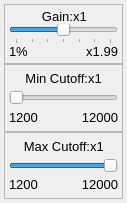
<ui version="4.0" >
 <class>ControlsWindow</class>
 <widget class="QDialog" name="ControlsWindow" >
  <property name="geometry" >
   <rect>
    <x>0</x>
    <y>0</y>
    <width>127</width>
    <height>203</height>
   </rect>
  </property>
  <property name="sizePolicy" >
   <sizepolicy vsizetype="Fixed" hsizetype="Preferred" >
    <horstretch>0</horstretch>
    <verstretch>0</verstretch>
   </sizepolicy>
  </property>
  <property name="windowTitle" >
   <string>Controls</string>
  </property>
  <layout class="QVBoxLayout" >
   <property name="spacing" >
    <number>0</number>
   </property>
   <property name="leftMargin" >
    <number>4</number>
   </property>
   <property name="topMargin" >
    <number>4</number>
   </property>
   <property name="rightMargin" >
    <number>4</number>
   </property>
   <property name="bottomMargin" >
    <number>4</number>
   </property>
   <item>
    <widget class="QFrame" name="frame" >
     <property name="sizePolicy" >
      <sizepolicy vsizetype="Fixed" hsizetype="Expanding" >
       <horstretch>0</horstretch>
       <verstretch>0</verstretch>
      </sizepolicy>
     </property>
     <property name="frameShape" >
      <enum>QFrame::StyledPanel</enum>
     </property>
     <property name="frameShadow" >
      <enum>QFrame::Raised</enum>
     </property>
     <layout class="QVBoxLayout" >
      <property name="spacing" >
       <number>0</number>
      </property>
      <property name="leftMargin" >
       <number>4</number>
      </property>
      <property name="topMargin" >
       <number>4</number>
      </property>
      <property name="rightMargin" >
       <number>4</number>
      </property>
      <property name="bottomMargin" >
       <number>4</number>
      </property>
      <item>
       <layout class="QHBoxLayout" >
        <item>
         <spacer>
          <property name="orientation" >
           <enum>Qt::Horizontal</enum>
          </property>
          <property name="sizeHint" >
           <size>
            <width>20</width>
            <height>5</height>
           </size>
          </property>
         </spacer>
        </item>
        <item>
         <widget class="QLabel" name="label" >
          <property name="sizePolicy" >
           <sizepolicy vsizetype="Fixed" hsizetype="Preferred" >
            <horstretch>0</horstretch>
            <verstretch>0</verstretch>
           </sizepolicy>
          </property>
          <property name="font" >
           <font>
            <pointsize>10</pointsize>
           </font>
          </property>
          <property name="text" >
           <string>Gain:</string>
          </property>
          <property name="alignment" >
           <set>Qt::AlignRight|Qt::AlignTrailing|Qt::AlignVCenter</set>
          </property>
         </widget>
        </item>
        <item>
         <widget class="QLabel" name="gainValue_" >
          <property name="sizePolicy" >
           <sizepolicy vsizetype="Fixed" hsizetype="Preferred" >
            <horstretch>0</horstretch>
            <verstretch>0</verstretch>
           </sizepolicy>
          </property>
          <property name="font" >
           <font>
            <pointsize>10</pointsize>
           </font>
          </property>
          <property name="text" >
           <string>x1</string>
          </property>
          <property name="alignment" >
           <set>Qt::AlignLeading|Qt::AlignLeft|Qt::AlignVCenter</set>
          </property>
         </widget>
        </item>
        <item>
         <spacer>
          <property name="orientation" >
           <enum>Qt::Horizontal</enum>
          </property>
          <property name="sizeHint" >
           <size>
            <width>20</width>
            <height>5</height>
           </size>
          </property>
         </spacer>
        </item>
       </layout>
      </item>
      <item>
       <widget class="QSlider" name="gain_" >
        <property name="sizePolicy" >
         <sizepolicy vsizetype="Fixed" hsizetype="Expanding" >
          <horstretch>0</horstretch>
          <verstretch>0</verstretch>
         </sizepolicy>
        </property>
        <property name="minimum" >
         <number>-99</number>
        </property>
        <property name="maximum" >
         <number>99</number>
        </property>
        <property name="pageStep" >
         <number>10</number>
        </property>
        <property name="orientation" >
         <enum>Qt::Horizontal</enum>
        </property>
        <property name="tickPosition" >
         <enum>QSlider::TicksBelow</enum>
        </property>
        <property name="tickInterval" >
         <number>33</number>
        </property>
       </widget>
      </item>
      <item>
       <layout class="QHBoxLayout" >
        <item>
         <widget class="QLabel" name="label_2" >
          <property name="font" >
           <font>
            <pointsize>10</pointsize>
            <weight>50</weight>
            <bold>false</bold>
           </font>
          </property>
          <property name="text" >
           <string>1%</string>
          </property>
          <property name="alignment" >
           <set>Qt::AlignLeading|Qt::AlignLeft|Qt::AlignVCenter</set>
          </property>
         </widget>
        </item>
        <item>
         <widget class="QLabel" name="label_4" >
          <property name="font" >
           <font>
            <pointsize>10</pointsize>
           </font>
          </property>
          <property name="text" >
           <string>x1.99</string>
          </property>
          <property name="alignment" >
           <set>Qt::AlignRight|Qt::AlignTrailing|Qt::AlignVCenter</set>
          </property>
         </widget>
        </item>
       </layout>
      </item>
     </layout>
    </widget>
   </item>
   <item>
    <widget class="QFrame" name="frame_2" >
     <property name="frameShape" >
      <enum>QFrame::StyledPanel</enum>
     </property>
     <property name="frameShadow" >
      <enum>QFrame::Raised</enum>
     </property>
     <layout class="QVBoxLayout" >
      <property name="spacing" >
       <number>0</number>
      </property>
      <property name="leftMargin" >
       <number>4</number>
      </property>
      <property name="topMargin" >
       <number>4</number>
      </property>
      <property name="rightMargin" >
       <number>4</number>
      </property>
      <property name="bottomMargin" >
       <number>4</number>
      </property>
      <item>
       <layout class="QHBoxLayout" >
        <item>
         <spacer>
          <property name="orientation" >
           <enum>Qt::Horizontal</enum>
          </property>
          <property name="sizeHint" >
           <size>
            <width>5</width>
            <height>5</height>
           </size>
          </property>
         </spacer>
        </item>
        <item>
         <widget class="QLabel" name="label_7" >
          <property name="font" >
           <font>
            <pointsize>10</pointsize>
           </font>
          </property>
          <property name="text" >
           <string>Min Cutoff:</string>
          </property>
          <property name="alignment" >
           <set>Qt::AlignRight|Qt::AlignTrailing|Qt::AlignVCenter</set>
          </property>
         </widget>
        </item>
        <item>
         <widget class="QLabel" name="cutoffMinValue_" >
          <property name="sizePolicy" >
           <sizepolicy vsizetype="Preferred" hsizetype="Preferred" >
            <horstretch>0</horstretch>
            <verstretch>0</verstretch>
           </sizepolicy>
          </property>
          <property name="font" >
           <font>
            <pointsize>10</pointsize>
           </font>
          </property>
          <property name="text" >
           <string>x1</string>
          </property>
          <property name="alignment" >
           <set>Qt::AlignLeading|Qt::AlignLeft|Qt::AlignVCenter</set>
          </property>
         </widget>
        </item>
        <item>
         <spacer>
          <property name="orientation" >
           <enum>Qt::Horizontal</enum>
          </property>
          <property name="sizeHint" >
           <size>
            <width>5</width>
            <height>5</height>
           </size>
          </property>
         </spacer>
        </item>
       </layout>
      </item>
      <item>
       <widget class="QSlider" name="cutoffMin_" >
        <property name="sizePolicy" >
         <sizepolicy vsizetype="Preferred" hsizetype="Expanding" >
          <horstretch>0</horstretch>
          <verstretch>0</verstretch>
         </sizepolicy>
        </property>
        <property name="minimum" >
         <number>-8192</number>
        </property>
        <property name="maximum" >
         <number>8191</number>
        </property>
        <property name="pageStep" >
         <number>10</number>
        </property>
        <property name="value" >
         <number>-8192</number>
        </property>
        <property name="sliderPosition" >
         <number>-8192</number>
        </property>
        <property name="orientation" >
         <enum>Qt::Horizontal</enum>
        </property>
        <property name="tickPosition" >
         <enum>QSlider::NoTicks</enum>
        </property>
       </widget>
      </item>
      <item>
       <layout class="QHBoxLayout" >
        <item>
         <widget class="QLabel" name="cutoffMinMin_" >
          <property name="font" >
           <font>
            <pointsize>10</pointsize>
           </font>
          </property>
          <property name="text" >
           <string>1200</string>
          </property>
          <property name="alignment" >
           <set>Qt::AlignLeading|Qt::AlignLeft|Qt::AlignVCenter</set>
          </property>
         </widget>
        </item>
        <item>
         <widget class="QLabel" name="cutoffMinMax_" >
          <property name="font" >
           <font>
            <pointsize>10</pointsize>
           </font>
          </property>
          <property name="text" >
           <string>12000</string>
          </property>
          <property name="alignment" >
           <set>Qt::AlignRight|Qt::AlignTrailing|Qt::AlignVCenter</set>
          </property>
         </widget>
        </item>
       </layout>
      </item>
     </layout>
    </widget>
   </item>
   <item>
    <widget class="QFrame" name="frame_3" >
     <property name="frameShape" >
      <enum>QFrame::StyledPanel</enum>
     </property>
     <property name="frameShadow" >
      <enum>QFrame::Raised</enum>
     </property>
     <layout class="QVBoxLayout" >
      <property name="spacing" >
       <number>0</number>
      </property>
      <property name="leftMargin" >
       <number>4</number>
      </property>
      <property name="topMargin" >
       <number>4</number>
      </property>
      <property name="rightMargin" >
       <number>4</number>
      </property>
      <property name="bottomMargin" >
       <number>4</number>
      </property>
      <item>
       <layout class="QHBoxLayout" >
        <item>
         <spacer>
          <property name="orientation" >
           <enum>Qt::Horizontal</enum>
          </property>
          <property name="sizeHint" >
           <size>
            <width>5</width>
            <height>5</height>
           </size>
          </property>
         </spacer>
        </item>
        <item>
         <widget class="QLabel" name="label_8" >
          <property name="font" >
           <font>
            <pointsize>10</pointsize>
           </font>
          </property>
          <property name="text" >
           <string>Max Cutoff:</string>
          </property>
          <property name="alignment" >
           <set>Qt::AlignRight|Qt::AlignTrailing|Qt::AlignVCenter</set>
          </property>
         </widget>
        </item>
        <item>
         <widget class="QLabel" name="cutoffMaxValue_" >
          <property name="sizePolicy" >
           <sizepolicy vsizetype="Preferred" hsizetype="Preferred" >
            <horstretch>0</horstretch>
            <verstretch>0</verstretch>
           </sizepolicy>
          </property>
          <property name="font" >
           <font>
            <pointsize>10</pointsize>
           </font>
          </property>
          <property name="text" >
           <string>x1</string>
          </property>
          <property name="alignment" >
           <set>Qt::AlignLeading|Qt::AlignLeft|Qt::AlignVCenter</set>
          </property>
         </widget>
        </item>
        <item>
         <spacer>
          <property name="orientation" >
           <enum>Qt::Horizontal</enum>
          </property>
          <property name="sizeHint" >
           <size>
            <width>5</width>
            <height>5</height>
           </size>
          </property>
         </spacer>
        </item>
       </layout>
      </item>
      <item>
       <widget class="QSlider" name="cutoffMax_" >
        <property name="sizePolicy" >
         <sizepolicy vsizetype="Preferred" hsizetype="Expanding" >
          <horstretch>0</horstretch>
          <verstretch>0</verstretch>
         </sizepolicy>
        </property>
        <property name="minimum" >
         <number>-8191</number>
        </property>
        <property name="maximum" >
         <number>8192</number>
        </property>
        <property name="pageStep" >
         <number>10</number>
        </property>
        <property name="value" >
         <number>8192</number>
        </property>
        <property name="sliderPosition" >
         <number>8192</number>
        </property>
        <property name="orientation" >
         <enum>Qt::Horizontal</enum>
        </property>
        <property name="invertedAppearance" >
         <bool>false</bool>
        </property>
        <property name="tickPosition" >
         <enum>QSlider::NoTicks</enum>
        </property>
       </widget>
      </item>
      <item>
       <layout class="QHBoxLayout" >
        <item>
         <widget class="QLabel" name="cutoffMaxMin_" >
          <property name="font" >
           <font>
            <pointsize>10</pointsize>
           </font>
          </property>
          <property name="text" >
           <string>1200</string>
          </property>
          <property name="alignment" >
           <set>Qt::AlignLeading|Qt::AlignLeft|Qt::AlignVCenter</set>
          </property>
         </widget>
        </item>
        <item>
         <widget class="QLabel" name="cutoffMaxMax_" >
          <property name="font" >
           <font>
            <pointsize>10</pointsize>
           </font>
          </property>
          <property name="text" >
           <string>12000</string>
          </property>
          <property name="alignment" >
           <set>Qt::AlignRight|Qt::AlignTrailing|Qt::AlignVCenter</set>
          </property>
         </widget>
        </item>
       </layout>
      </item>
     </layout>
    </widget>
   </item>
  </layout>
 </widget>
 <resources/>
 <connections/>
</ui>
